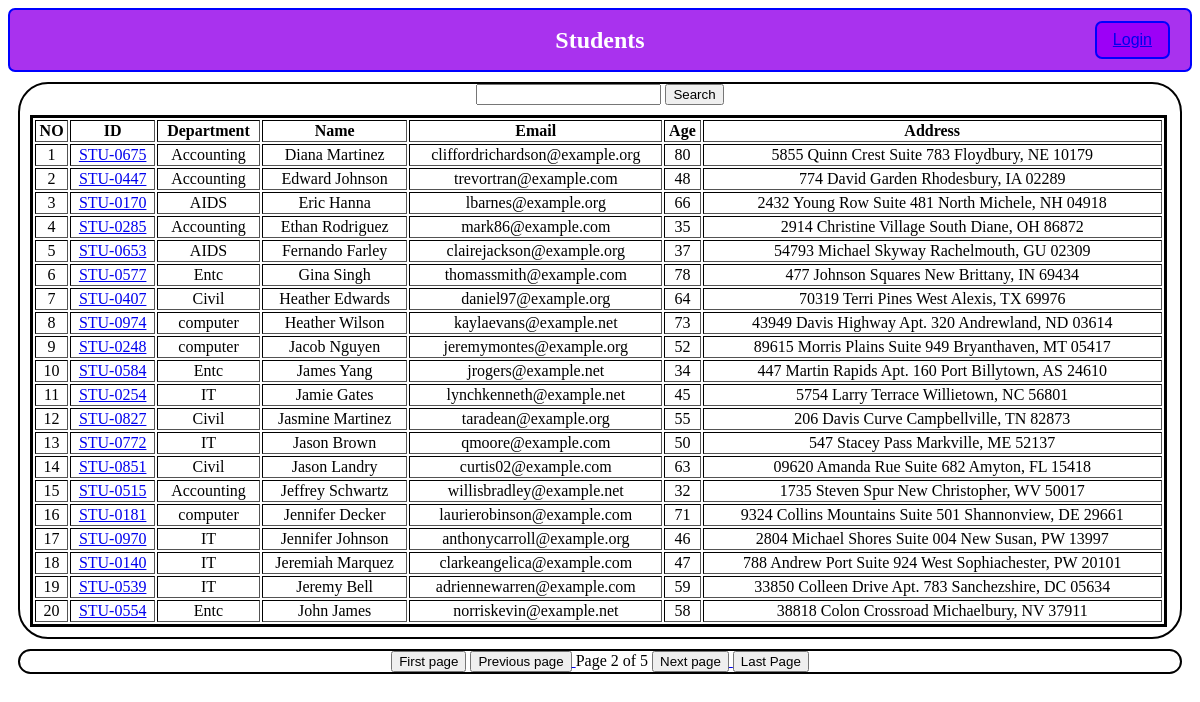
Screenshot of /students/?page=2 with the database file from the repository.
### vegi/models.py (models this page shows, shortened)
class Student(models.Model):
    department= models.ForeignKey(Department, related_name="depart" , on_delete=models.CASCADE)
    studentid = models. OneToOneField(StudentId , related_name="studentid", on_delete=models.CASCADE)
    student_name = models.CharField(max_length=100)
    student_email = models.EmailField(unique=True )
    student_age = models.IntegerField(default=18)
    student_address= models.TextField()
    is_deleted= models.BooleanField(default = False)
    objects = StudentsManager()
    admin_objects = models.Manager()
    class Meta:
        ordering= ["student_name"]
        verbose_name = 'Student'

class StudentId(models.Model):
    student_id= models.CharField(max_length=100)
    def __str__(self) -> str:
        return self.student_id

class Department(models.Model):
    department= models.CharField(max_length=100)
    def __str__(self) -> str:
        return self.department
    class Meta:
        ordering = ["department"]

### vegi/views.py (the view, shortened to what this page needs)
# urls.py: path("students/", get_students, name = "get_students"),
def get_students(request):
    queryset = Student.objects.all()
    paginator = Paginator(queryset , 20 )
    page_no = request.GET.get("page", 1)
    page_obj = paginator.get_page(page_no)
    return render(request , "report/students.html" , {"queryset" : page_obj})

### vegi/models.py (called while the page is built)
    def get_queryset(self):
        return super().get_queryset().filter(is_deleted = False )

### vegi/templates/report/students.html
{% extends "base.html" %} {% block start %}
<div class="container">
  <form >
    <input type="text" name= "search" >
    <button>Search </button>
  </form>
  <table border= 2 class='table-container'>
    <thead>
      <th>NO</th>
      <th>ID</th>
      <th>Department</th>
      <th>Name</th>
      <th>Email</th>
      <th>Age</th>
      <th>Address</th>
    </thead>
    <tbody>
        {% for student in queryset %}
        <tr>
            <td>{{forloop.counter}}</td>
            <td>
              <a href="{% url 'see-marks' student.studentid %} ">{{student.studentid}}</a>
            </td>
            <td>{{student.department}}</td>
            <td>{{student.student_name}}</td>
            <td>{{student.student_email}}</td>
            <td>{{student.student_age}}</td>
            <td>{{student.student_address}}</td>
        </tr>
        {% endfor %}
    </tbody>
  </table>
</div>
<div class = "container">
  <span >
    {%if queryset.has_previous%}
    <a href="?page=1">  <button>First page</button></a>
    <a href="?page={{queryset.previous_page_number}}"> <button>Previous page</button> </a>
    {% endif %}
  </span>
  <span>
    Page {{queryset.number}} of {{queryset.paginator.num_pages}}
  </span>
  <span>
    {%if queryset.has_next %}
    <a href="?page={{queryset.next_page_number}}"> <button>Next page</button>  </a>
    <a href="?page={{queryset.paginator.num_pages}}"><button>Last Page </button></a>
    {% endif %}
  </span>
</div>
{% endblock %}

### home/templates/base.html (style rules this page uses)
body { content-align: center; }
.container { margin: 10px; text-align: center; border: 2px solid black; border-radius: 30px; content-align: center; }
.table-container { width: 98%; border: 3px solid black; margin: 10px; padding: 10px: }

### rows the page displays
Student: studentid "STU-0675", department "Accounting", student_name "Diana Martinez", student_email "cliffordrichardson@example.org", student_age "80", student_address "5855 Quinn Crest Suite 783 Floydbury, NE 10179"
Student: studentid "STU-0447", department "Accounting", student_name "Edward Johnson", student_email "trevortran@example.com", student_age "48", student_address "774 David Garden Rhodesbury, IA 02289"
Student: studentid "STU-0170", department "AIDS", student_name "Eric Hanna", student_email "lbarnes@example.org", student_age "66", student_address "2432 Young Row Suite 481 North Michele, NH 04918"
Student: studentid "STU-0285", department "Accounting", student_name "Ethan Rodriguez", student_email "mark86@example.com", student_age "35", student_address "2914 Christine Village South Diane, OH 86872"
Student: studentid "STU-0653", department "AIDS", student_name "Fernando Farley", student_email "clairejackson@example.org", student_age "37", student_address "54793 Michael Skyway Rachelmouth, GU 02309"
Student: studentid "STU-0577", department "Entc", student_name "Gina Singh", student_email "thomassmith@example.com", student_age "78", student_address "477 Johnson Squares New Brittany, IN 69434"
Student: studentid "STU-0407", department "Civil", student_name "Heather Edwards", student_email "daniel97@example.org", student_age "64", student_address "70319 Terri Pines West Alexis, TX 69976"
Student: studentid "STU-0974", department "computer", student_name "Heather Wilson", student_email "kaylaevans@example.net", student_age "73", student_address "43949 Davis Highway Apt. 320 Andrewland, ND 03614"
Student: studentid "STU-0248", department "computer", student_name "Jacob Nguyen", student_email "jeremymontes@example.org", student_age "52", student_address "89615 Morris Plains Suite 949 Bryanthaven, MT 05417"
Student: studentid "STU-0584", department "Entc", student_name "James Yang", student_email "jrogers@example.net", student_age "34", student_address "447 Martin Rapids Apt. 160 Port Billytown, AS 24610"
Student: studentid "STU-0254", department "IT", student_name "Jamie Gates", student_email "lynchkenneth@example.net", student_age "45", student_address "5754 Larry Terrace Willietown, NC 56801"
Student: studentid "STU-0827", department "Civil", student_name "Jasmine Martinez", student_email "taradean@example.org", student_age "55", student_address "206 Davis Curve Campbellville, TN 82873"
Student: studentid "STU-0772", department "IT", student_name "Jason Brown", student_email "qmoore@example.com", student_age "50", student_address "547 Stacey Pass Markville, ME 52137"
Student: studentid "STU-0851", department "Civil", student_name "Jason Landry", student_email "curtis02@example.com", student_age "63", student_address "09620 Amanda Rue Suite 682 Amyton, FL 15418"
Student: studentid "STU-0515", department "Accounting", student_name "Jeffrey Schwartz", student_email "willisbradley@example.net", student_age "32", student_address "1735 Steven Spur New Christopher, WV 50017"
Student: studentid "STU-0181", department "computer", student_name "Jennifer Decker", student_email "laurierobinson@example.com", student_age "71", student_address "9324 Collins Mountains Suite 501 Shannonview, DE 29661"
Student: studentid "STU-0970", department "IT", student_name "Jennifer Johnson", student_email "anthonycarroll@example.org", student_age "46", student_address "2804 Michael Shores Suite 004 New Susan, PW 13997"
Student: studentid "STU-0140", department "IT", student_name "Jeremiah Marquez", student_email "clarkeangelica@example.com", student_age "47", student_address "788 Andrew Port Suite 924 West Sophiachester, PW 20101"
Student: studentid "STU-0539", department "IT", student_name "Jeremy Bell", student_email "adriennewarren@example.com", student_age "59", student_address "33850 Colleen Drive Apt. 783 Sanchezshire, DC 05634"
Student: studentid "STU-0554", department "Entc", student_name "John James", student_email "norriskevin@example.net", student_age "58", student_address "38818 Colon Crossroad Michaelbury, NV 37911"

### other values shown
{{ queryset.number }} "2"
{{ queryset.paginator.num_pages }} "5"
